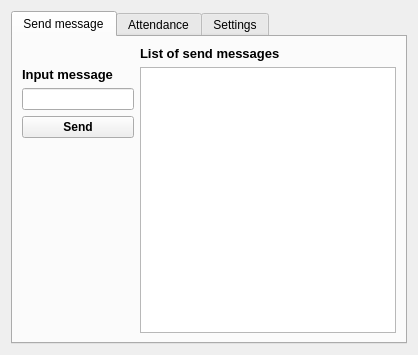
<?xml version="1.0" encoding="UTF-8"?>
<ui version="4.0">
 <class>Form</class>
 <widget class="QWidget" name="Form">
  <property name="geometry">
   <rect>
    <x>0</x>
    <y>0</y>
    <width>418</width>
    <height>355</height>
   </rect>
  </property>
  <property name="windowTitle">
   <string>Form</string>
  </property>
  <layout class="QGridLayout" name="gridLayout">
   <item row="0" column="0">
    <widget class="QTabWidget" name="tabWidget">
     <property name="currentIndex">
      <number>0</number>
     </property>
     <widget class="QWidget" name="tab_message">
      <attribute name="title">
       <string>Send message</string>
      </attribute>
      <layout class="QGridLayout" name="gridLayout_7">
       <item row="1" column="1">
        <layout class="QVBoxLayout" name="verticalLayout_2">
         <item>
          <widget class="QLabel" name="label">
           <property name="font">
            <font>
             <pointsize>10</pointsize>
             <weight>75</weight>
             <bold>true</bold>
            </font>
           </property>
           <property name="text">
            <string>Input message</string>
           </property>
          </widget>
         </item>
         <item>
          <widget class="QLineEdit" name="line_edit_message"/>
         </item>
         <item>
          <widget class="QPushButton" name="button_send_message">
           <property name="font">
            <font>
             <weight>75</weight>
             <bold>true</bold>
            </font>
           </property>
           <property name="text">
            <string>Send</string>
           </property>
          </widget>
         </item>
         <item>
          <spacer name="verticalSpacer">
           <property name="orientation">
            <enum>Qt::Vertical</enum>
           </property>
           <property name="sizeHint" stdset="0">
            <size>
             <width>20</width>
             <height>40</height>
            </size>
           </property>
          </spacer>
         </item>
        </layout>
       </item>
       <item row="0" column="2">
        <widget class="QLabel" name="label_2">
         <property name="font">
          <font>
           <pointsize>10</pointsize>
           <weight>75</weight>
           <bold>true</bold>
          </font>
         </property>
         <property name="text">
          <string>List of send messages</string>
         </property>
        </widget>
       </item>
       <item row="1" column="2">
        <widget class="QListWidget" name="list_send_messages"/>
       </item>
      </layout>
     </widget>
     <widget class="QWidget" name="tab_attendance">
      <attribute name="title">
       <string>Attendance</string>
      </attribute>
      <layout class="QGridLayout" name="gridLayout_2">
       <item row="0" column="1">
        <layout class="QVBoxLayout" name="verticalLayout">
         <item>
          <widget class="QPushButton" name="button_attendance">
           <property name="font">
            <font>
             <weight>75</weight>
             <bold>true</bold>
            </font>
           </property>
           <property name="text">
            <string>Attendance check</string>
           </property>
          </widget>
         </item>
         <item>
          <widget class="Line" name="line">
           <property name="orientation">
            <enum>Qt::Horizontal</enum>
           </property>
          </widget>
         </item>
         <item>
          <widget class="QLabel" name="label_3">
           <property name="font">
            <font>
             <weight>75</weight>
             <bold>true</bold>
            </font>
           </property>
           <property name="text">
            <string>Name</string>
           </property>
          </widget>
         </item>
         <item>
          <widget class="QLineEdit" name="line_edit_name"/>
         </item>
         <item>
          <widget class="QLabel" name="label_5">
           <property name="font">
            <font>
             <weight>75</weight>
             <bold>true</bold>
            </font>
           </property>
           <property name="text">
            <string>Surname</string>
           </property>
          </widget>
         </item>
         <item>
          <widget class="QLineEdit" name="line_edit_surname"/>
         </item>
         <item>
          <widget class="QLabel" name="label_6">
           <property name="font">
            <font>
             <weight>75</weight>
             <bold>true</bold>
            </font>
           </property>
           <property name="text">
            <string>Index</string>
           </property>
          </widget>
         </item>
         <item>
          <widget class="QLineEdit" name="line_edit_index"/>
         </item>
         <item>
          <widget class="QPushButton" name="button_add_student">
           <property name="font">
            <font>
             <weight>75</weight>
             <bold>true</bold>
            </font>
           </property>
           <property name="text">
            <string>Add student</string>
           </property>
          </widget>
         </item>
         <item>
          <spacer name="verticalSpacer_2">
           <property name="orientation">
            <enum>Qt::Vertical</enum>
           </property>
           <property name="sizeHint" stdset="0">
            <size>
             <width>20</width>
             <height>40</height>
            </size>
           </property>
          </spacer>
         </item>
        </layout>
       </item>
       <item row="0" column="2">
        <layout class="QVBoxLayout" name="verticalLayout_3">
         <item>
          <widget class="QLabel" name="label_4">
           <property name="font">
            <font>
             <pointsize>10</pointsize>
             <weight>75</weight>
             <bold>true</bold>
            </font>
           </property>
           <property name="text">
            <string>List of students</string>
           </property>
           <property name="alignment">
            <set>Qt::AlignRight|Qt::AlignTrailing|Qt::AlignVCenter</set>
           </property>
          </widget>
         </item>
         <item>
          <widget class="QListWidget" name="list_widget_students"/>
         </item>
        </layout>
       </item>
      </layout>
     </widget>
     <widget class="QWidget" name="tab_settings">
      <attribute name="title">
       <string>Settings</string>
      </attribute>
      <layout class="QGridLayout" name="gridLayout_5">
       <item row="0" column="0">
        <widget class="QLabel" name="label_7">
         <property name="font">
          <font>
           <pointsize>10</pointsize>
           <weight>75</weight>
           <bold>true</bold>
          </font>
         </property>
         <property name="text">
          <string>Select available broadcast ip</string>
         </property>
        </widget>
       </item>
       <item row="2" column="0">
        <widget class="QLabel" name="label_current_data">
         <property name="text">
          <string/>
         </property>
        </widget>
       </item>
       <item row="1" column="0">
        <widget class="QComboBox" name="combo_broad"/>
       </item>
       <item row="3" column="0">
        <spacer name="verticalSpacer_3">
         <property name="orientation">
          <enum>Qt::Vertical</enum>
         </property>
         <property name="sizeHint" stdset="0">
          <size>
           <width>20</width>
           <height>40</height>
          </size>
         </property>
        </spacer>
       </item>
       <item row="1" column="1">
        <widget class="QPushButton" name="button_change_broad">
         <property name="font">
          <font>
           <pointsize>10</pointsize>
           <weight>75</weight>
           <bold>true</bold>
          </font>
         </property>
         <property name="text">
          <string>Change broadcast ip</string>
         </property>
        </widget>
       </item>
      </layout>
     </widget>
    </widget>
   </item>
  </layout>
 </widget>
 <resources/>
 <connections/>
</ui>
